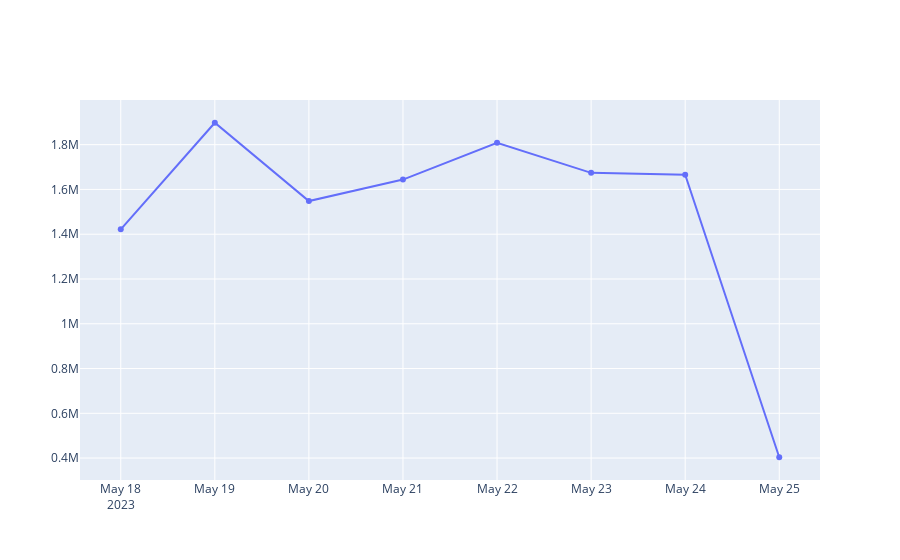

Notebook source saved alongside this figure:
### Code cell
# What does the daily user activity look like? (Impression Time vs Count of users on that day)

# Problem is I need to get groupby user ids for every day and then increment the counter based on unique ids difficult (spend time on it after?)

## Convert datetime to date
df['impression_date'] = pd.to_datetime(df["impression_time"]).dt.date


## Group by
tmp = df.groupby(by = ['impression_date'])['user_id'].count()

## Get X, Y for plots
X, Y = plotly_index_values(groupby_object = tmp)

fig = go.Figure()

# Add traces
fig.add_trace(go.Scatter(x =X, y = Y,
                         mode = 'lines+markers'
                         )

)

fig.show()

### Figure 1 — Plotly figure (JSON) as saved in the notebook; plotly's stock layout.template omitted (floating-point values rounded to 4 significant figures)
{"data": [{"mode": "lines+markers", "type": "scatter", "x": ["2023-05-18", "2023-05-19", "2023-05-20", "2023-05-21", "2023-05-22", "2023-05-23", "2023-05-24", "2023-05-25"], "y": [1421920, 1897879, 1548080, 1643980, 1808738, 1674124, 1665494, 403675]}], "layout": {}}
